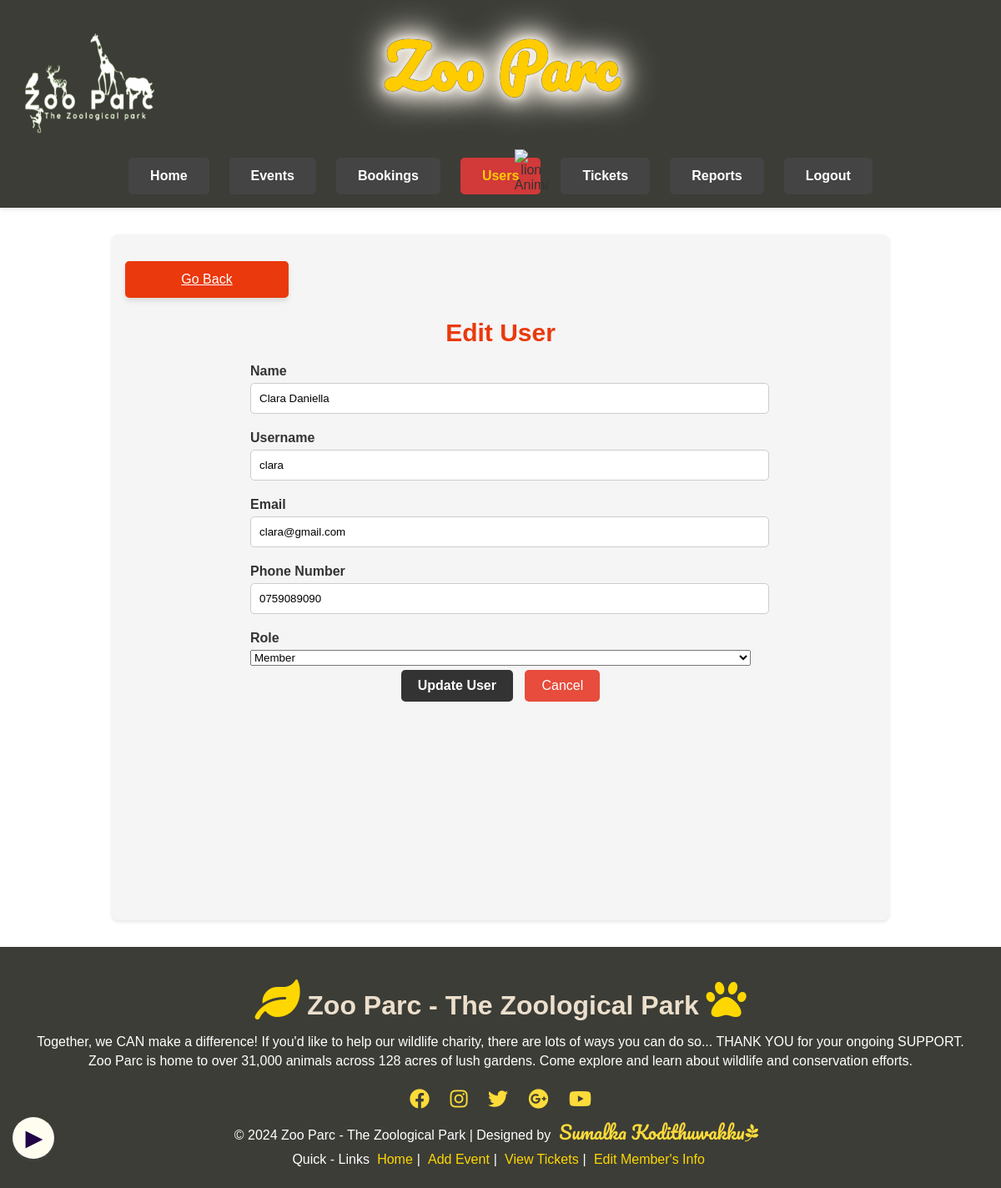
The page /edit_user.php?user_id=1023 (signed in) on the database its author committed.
### tables this page shows
CREATE TABLE IF NOT EXISTS `users` (
  `id` int NOT NULL,
  `user_id` int NOT NULL AUTO_INCREMENT,
  `name` varchar(255) NOT NULL,
  `username` varchar(255) NOT NULL,
  `email` varchar(255) NOT NULL,
  `password` varchar(255) NOT NULL,
  `phone_number` varchar(15) DEFAULT NULL,
  `role` enum('member','admin') NOT NULL DEFAULT 'member',
  `created_at` timestamp NULL DEFAULT CURRENT_TIMESTAMP,
  PRIMARY KEY (`user_id`),
  UNIQUE KEY `user_id` (`user_id`),
  UNIQUE KEY `username` (`username`),
  UNIQUE KEY `email` (`email`)
);

### edit_user.php (the view, shortened to what this page needs)
<?php
$servername = "localhost";
$username = "root";
$password = "";
$dbname = "zoo_website";
$conn = new mysqli($servername, $username, $password, $dbname);
$user_id = $_GET['user_id'] ?? null;
if ($user_id) {
    $sql = "SELECT * FROM users WHERE user_id = ?";
    $stmt = $conn->prepare($sql);
    $stmt->bind_param("i", $user_id);
    $stmt->execute();
    $result = $stmt->get_result();
    if ($result->num_rows > 0) {
        $user = $result->fetch_assoc();
    } else {
        echo "User not found.";
        exit();
    }
} else {
    echo "No user ID provided.";
    exit();
}
?>
<!DOCTYPE html>
<html lang="en">
<head>
    <link rel="stylesheet" href="https://cdnjs.cloudflare.com/ajax/libs/font-awesome/6.6.0/css/all.min.css" />
    <link rel="stylesheet" href="https://cdnjs.cloudflare.com/ajax/libs/font-awesome/5.15.4/css/all.min.css">
    <link href="https://fonts.googleapis.com/css2?family=Dancing+Script:wght@400..700&family=Sevillana&display=swap" rel="stylesheet"><link rel="stylesheet" href="style/index.css">
    <link rel="stylesheet" href="style/index.css">
    <link rel="stylesheet" href="style/edit_event.css">
    <link rel="stylesheet" href="style/scroll up music.css">
    <link rel="stylesheet" href="style/ticket-btn.css">
    <link rel="stylesheet" href="style/map-btn.css">
    <link rel="stylesheet" href="style/loader.css">
</head>
<body>
    <header>
      <div class="header-container">
          <a href="index.html" class="logo">
              <img src="img/logo.png" alt="Zoo Parc Logo">
          </a>
          <div class="title-nav">
              <h1>Zoo Parc
              </h1>
              <nav>
              <ul>
                            <li><a href="admin_dashboard.php" class="nav-btn">Home</a></li>
                            <li><a href="manage_events.php" class="nav-btn">Events</a></li>
                            <li><a href="manage_bookings.php"class="nav-btn">Bookings</a></li>
                            <li>
                        <div class="nav-item home-item">
                                <a href="manage_users.php" class="home-button"style="color: #ffcc00;">Users</a>
                                <div class="animal-animation">
                                    <img src="img/lion.gif" class="animal" alt="lion Animation">
                                </div>
                            </div>
                        </li>
                        <li><a href="view_ticket_payments.php" class="nav-btn">Tickets</a></li>
                        <li><a href="reports.php" class="nav-btn">Reports</a></li>
                        <li><a href="logout.php" class="nav-btn logout-btn">Logout</a></li>
                            </ul>
              </nav>
          </div>
      </div>
  </header>
        <main>
            <a href="manage_users.php" class="go-back-btn">Go Back</a>
            <h2>Edit User</h2>
            <form action="update_user.php" method="POST">
                <label for="name">Name</label>
                <input type="text" id="name" name="name" value="<?php echo htmlspecialchars($user['name']); ?>" required>
                <label for="username">Username</label>
                <input type="text" id="username" name="username" value="<?php echo htmlspecialchars($user['username']); ?>" required>
                <label for="email">Email</label>
                <input type="email" id="email" name="email" value="<?php echo htmlspecialchars($user['email']); ?>" required>
                <label for="phone_number">Phone Number</label>
                <input type="text" id="phone_number" name="phone_number" value="<?php echo htmlspecialchars($user['phone_number']); ?>" required>
                <label for="role">Role</label>
                <select id="role" name="role" required>
                    <option value="member" <?php echo ($user['role'] === 'member') ? 'selected' : ''; ?>>Member</option>
                </select>
                <div class="form-actions">
                    <button type="submit" class="btn">Update User</button>
                    <a href="manage_users.php" class="btn cancel-btn">Cancel</a>
                </div>
            </form>
        </main>
</body>
 <footer
  class="footer">
    <br>
    <div class="footer-bottom">
      <div class="footer-section about">
        <div class="social-icons">
            <p class="footer-head"><i class="fas fa-leaf icon"></i>
                Zoo Parc - The Zoological Park
          <i class="fas fa-paw icon"></i> <br></p>
          <p>Together, we CAN make a difference! If you'd like to help our wildlife charity,
             there are lots of ways you can do so... THANK YOU for your ongoing SUPPORT.</p>
    <p>Zoo Parc is home to over 31,000 animals across 128 acres of lush gardens.
         Come explore and learn about wildlife and conservation efforts.</p> <br>
         <a href="#"><i class="fab fa-facebook"></i></a>
        <a href="#"><i class="fab fa-instagram"></i></a>
        <a href="#"><i class="fab fa-twitter"></i></a>
        <a href="#"><i class="fab fa-google-plus"></i></a>
        <a href="#"><i class="fab fa-youtube"></i></a>
        <p> &copy; 2024 Zoo Parc - The Zoological Park |
            Designed by<a href="https://www.instagram.com/luna.layl_/" class="btn-su"
            target="_blank" >Sumalka Kodithuwakku<i class="fab fa-pagelines icon-lv" id="icon-lv"></i></a></p>
        </div>
        </div>
    </div>
    <div class="quick-links">
        <p> Quick - Links
          <a href="#" class="quick-link-btn">Home</a>|
          <a href="add_event.php" class="quick-link-btn">Add Event</a>|
          <a href="view_member_payments.php" class="quick-link-btn">View Tickets</a>|
          <a href="edit_user.php" class="quick-link-btn">Edit Member's Info</a> </p>
      </div>
</footer>
<div id="audio-control">
<button id="musicPlaying">&#9654;</button>
</div>
</html>

### style/index.css (style rules this page uses)
body { font-family: 'Arial', sans-serif; margin: 0; padding: 0; background-color: white; color: #333; }
header { background-color: #3C3D37; padding: 1em 0; text-align: center; box-shadow: 0 2px 4px rgba(0, 0, 0, 0.1); position: relative; }
.header-container { display: flex; justify-content: center; align-items: center; width: 90%; max-width: auto; margin: auto; }
.logo { position: absolute; top: 40px; left: 30px; }
.logo img { max-width: 155px; height:120px; }
.title-nav { display: flex; flex-direction: column; align-items: center; width: 100%; }
nav { margin-top: 0px; }
nav ul { list-style: none; padding: 0; margin: 0; display: flex; justify-content: center; gap: 1.5em; align-items: center; }
nav ul li { margin: 0; }
nav ul li a { background-color: #d23939; color: white; text-decoration: none; padding: 0.7em 1.5em; transition: background-color 0.3s, transform 0.3s, color 0.3s; font-weight: bold; border: 2px solid transparent; border-radius: 5px; display: inline-block; transition: background-color 0.3s, color 0.3s; }
.nav-btn { background-color: #444; color: white; text-decoration: none; padding: 0.7em 1.5em; transition: background-color 0.3s, transform 0.3s, color 0.3s; font-weight: bold; border: 2px solid transparent; border-radius: 5px; display: inline-block; }
main { padding: 2em 1em; max-width: 900px; margin: 2em auto; background-color: white; box-shadow: 0 2px 4px rgba(0, 0, 0, 0.1); border-radius: 8px; }
h2 { font-family: 'Comic Sans MS', sans-serif; text-align: center; margin-top: 5px; color: #3C3D37; margin-bottom: 0.5em; font-size: 2em; font-weight: bold; }
footer { background-color: #3C3D37; color: #fff; padding: 20px 0; text-align: center; font-family: 'Arial', sans-serif; position: relative; bottom: 0; width: 100%; }
footer p { margin: 5px 0; color: #fff; }
footer .social-icons { margin-top: 1px; }
footer .social-icons a { margin: 0 10px; color: #fddb3a; text-decoration: none; font-size: 24px; }
footer .social-icons .btn-su { color: fddb3a; font-size: 22px; font-family: 'Pacifico', cursive; }
footer .social-icons .icon { font-size: 1.5em; color: #ffd700; }
footer .social-icons .icon-lv { color: #fddb3a; font-size: 22px; }
footer .footer-head { font-family: 'Comic Sans MS', sans-serif; text-align: center; margin-top: 1px; color: #ECDFCC; margin-bottom: 0.5em; font-size: 2em; font-weight: bold; }
.quick-links .quick-link-btn { text-decoration: none; width: 600px; color: #ffd700; padding: 0.3em; }
.btn { padding: 10px 20px; background-color: #007b5e; color: white; text-decoration: none; border-radius: 5px; display: inline-block; transition: background-color 0.3s ease; margin-top: 15px; }
.home-item { position: relative; }
.animal-animation { position: absolute; top: -10px; left: 88%; transform: translateX(-50%); display: flex; gap: 10px; }
.animal { width: 40px; animation: play 5s infinite; }

### style/edit_event.css (style rules this page uses)
main { padding: 2em 1em; max-width: 600px; margin: 2em auto; background-color: whitesmoke; box-shadow: 0 2px 4px rgba(0, 0, 0, 0.1); border-radius: 8px; }
h2 { text-align: center; margin-bottom: 20px; }
form { display: flex; flex-direction: column; }
label { margin-bottom: 5px; font-weight: bold; }
input[type="text"], input[type="date"], input[type="time"], input[type="number"] { padding: 10px; margin-bottom: 15px; border: 1px solid #ccc; border-radius: 5px; width: 100%; }
button { background-color: rgb(234, 57, 13); color: white; text-decoration: none; padding: 0.7em 1.5em; transition: background-color 0.3s, transform 0.3s, color 0.3s; font-weight: bold; border: 2px solid transparent; border-radius: 5px; display: inline-block; border: 3px solid rgb(234, 57, 13); }

### style/scroll up music.css (style rules this page uses)
#audio-control { position: fixed; bottom: 40px; left: 20px; z-index: 9999; background-color: #fffcf0; padding: 10px; border-radius: 50%; color: rgb(255, 0, 0); box-shadow: 0 2px 4px #444; transition: background-color 0.3s, transform 0.3s; display: flex; justify-content: center; align-items: center; width: 20px; height: 20px; }
#audio-control button { color: #210447; border: none; padding: 1em; border-radius: 50%; cursor: pointer; font-size: 25px; background-color: #fffcf0; transition: background-color 0.3s, transform 0.3s; box-shadow: 0 2px 4px #444; font-weight: bold; display: flex; justify-content: center; align-items: center; width: 20px; height: 20px; }

### rows shown on the page
users: name "Clara Daniella", username "clara", email "clara@gmail.com", phone_number "0759089090", role "Member"
